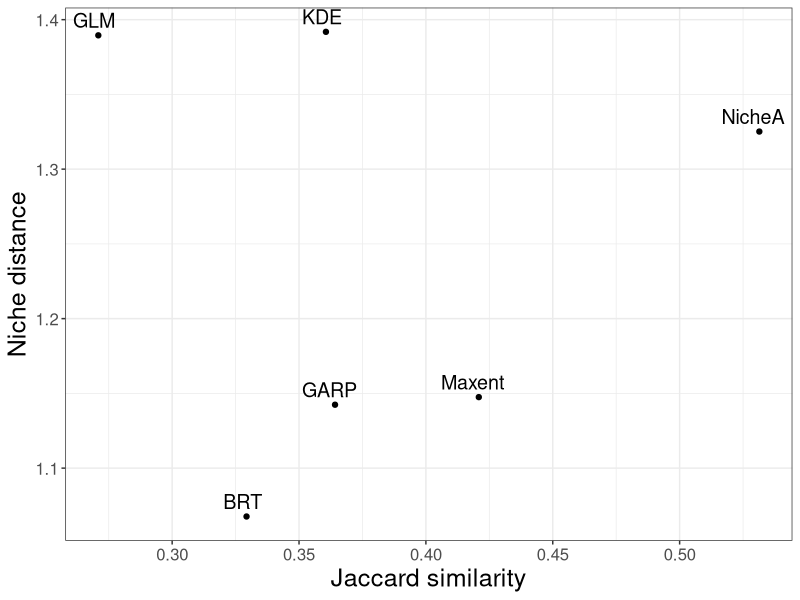
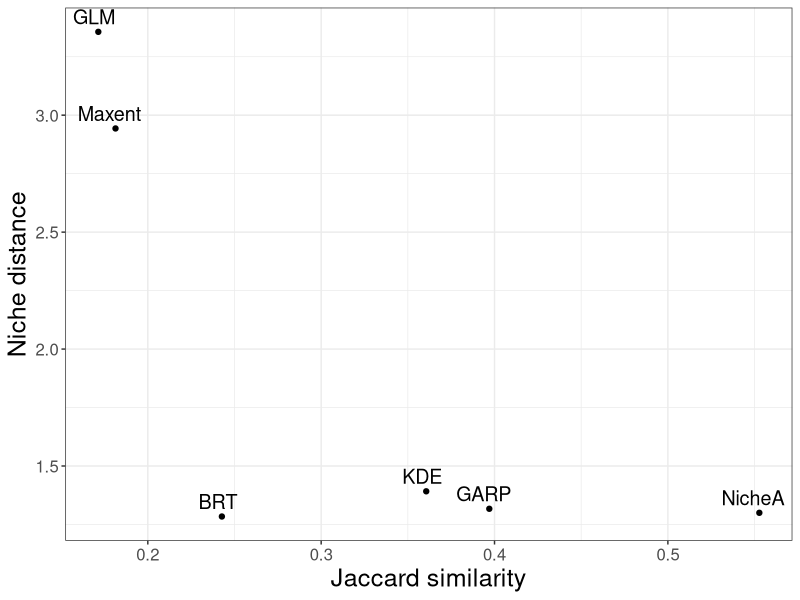

These charts were generated, in order, by the following R code:
setwd("E:/Dropbox/Papers/DarwinFox/EE/3rd/Figures/Figure9")
d<-read.table("Jaccard_Index_0.05.csv", head=T, sep=",")
library("ggplot2")
p <- ggplot(d, aes(Jaccard_Index, m_distance_outside))
p<-p + geom_point()
p<-p+theme_bw()+xlab("Jaccard similarity")+ylab("Niche distance")
p<-p+geom_text(aes(label=Algorithm),hjust=0.6, vjust=-0.5, size=5)
p<-p+theme(axis.text=element_text(size=12),
           axis.title=element_text(size=18))
ggsave(filename = "Figure9_0.05.png", plot = p,
       units = "in", dpi = 300, width=8, height=8)

d<-read.table("Jaccard_Index_MTP.csv", head=T, sep=",")
library("ggplot2")
p <- ggplot(d, aes(Jaccard_Index, m_distance_outside))
p<-p + geom_point()
p<-p+theme_bw()+xlab("Jaccard similarity")+ylab("Niche distance")
p<-p+geom_text(aes(label=Algorithm),hjust=0.6, vjust=-0.5, size=5)
p<-p+theme(axis.text=element_text(size=12),
           axis.title=element_text(size=18))
ggsave(filename = "Figure9_MTP.png", plot = p,
       units = "in", dpi = 300, width=8, height=8)

